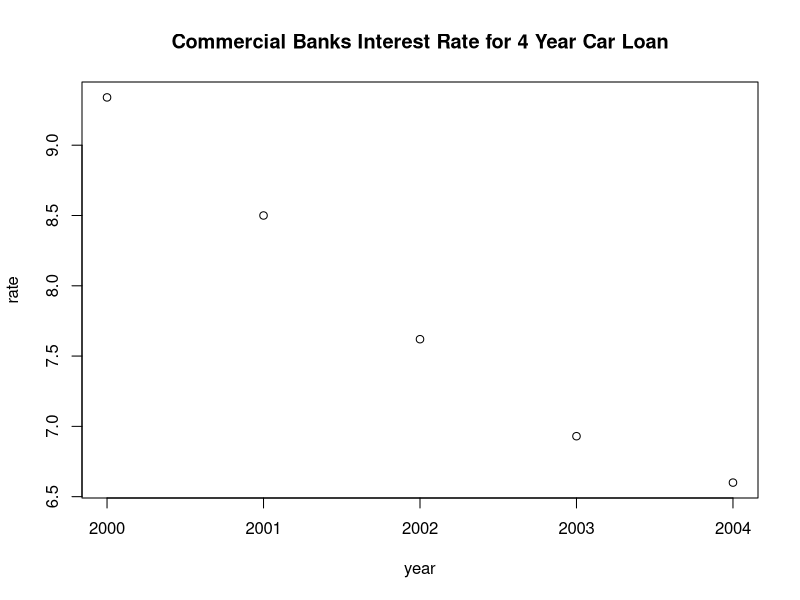
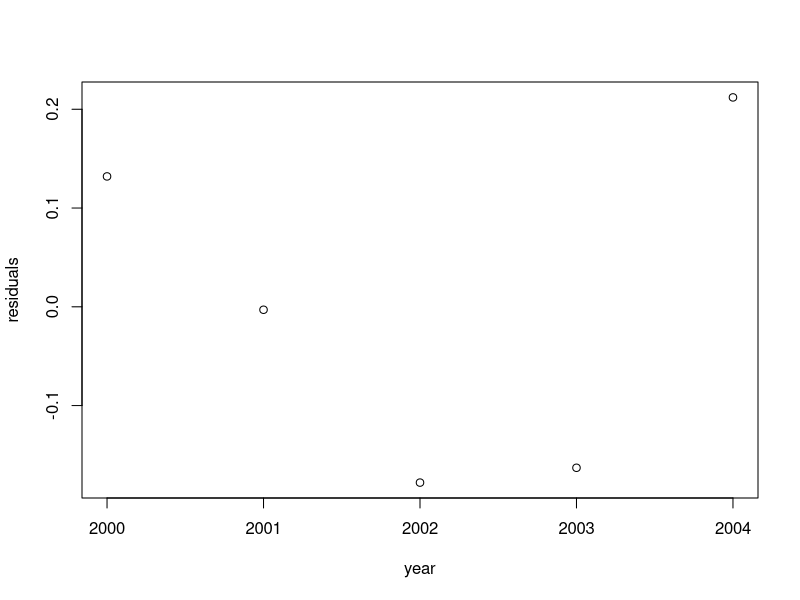
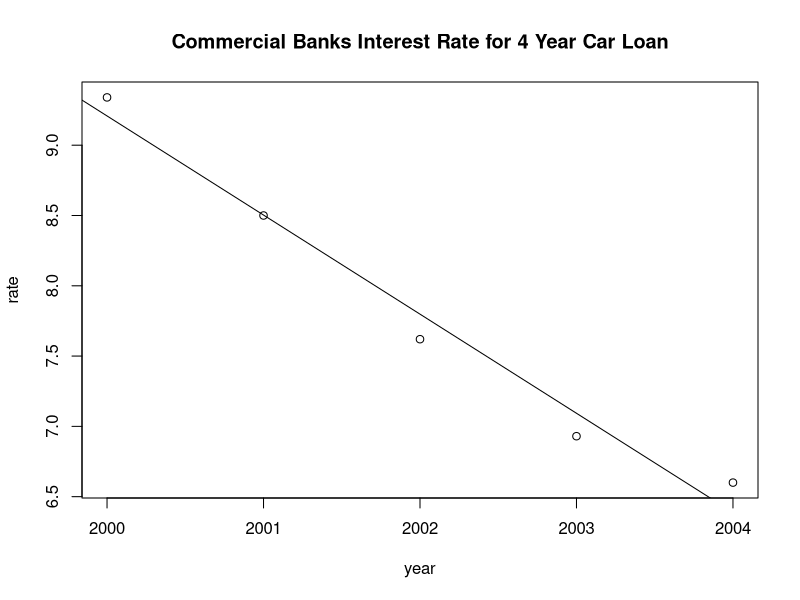

Source code (R) for these figures, in order:
year <- c(2000 ,   2001  ,  2002  ,  2003 ,   2004)
rate <- c(9.34 ,   8.50  ,  7.62  ,  6.93  ,  6.60)

plot(year,rate,main="Commercial Banks Interest Rate for 4 Year Car Loan")

cor(year,rate)

#rate=(slope)year+(intercept)

fit <- lm(rate ~ year) # Linear model 

fit

attributes(fit)

#class(fit$coefficients[1])

predicted <- fit$coefficients[[2]]*year+fit$coefficients[[1]] # gives predicted interest rates 
#residuals(fit) fit$residuals

residuals = rate -predicted
plot(year,residuals) # plot(fit$residuals)

plot(year,rate,
     main="Commercial Banks Interest Rate for 4 Year Car Loan")
abline(fit)

summary(fit) # Gives summry of the fit
